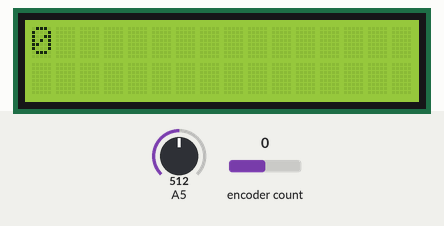
A sketch run on a simulated Arduino Uno, built with avr-gcc and run on an emulated ATmega328P. On the bench: 16×2 character LCD. The test bench sets the inputs (shaded band); at power-on: A5 = 512, encoder count 0.

Above: at 1.2 s.
1.3 s: A5 set to 109
2.8 s: A5 set to 92
At 3.8 s:
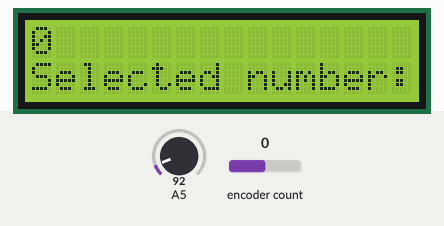
4.4 s: encoder count set to 1
At 4.9 s:
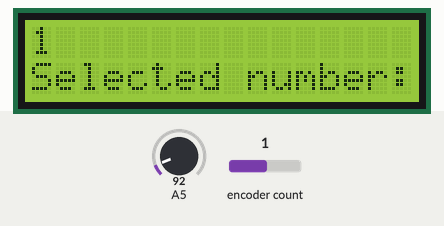
7.4 s: encoder count set to 2
At 8.3 s:
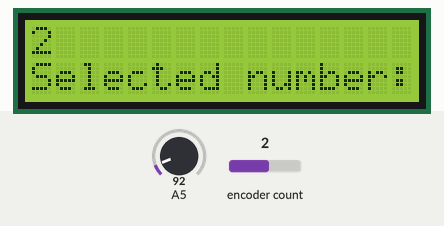
8.9 s: encoder count set to 3
At 9.4 s:
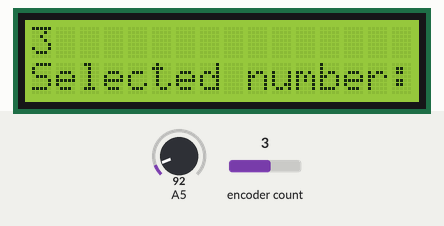
Timing chart, 0 to 11.9 s (numbered marks = the images above; inputs shaded):
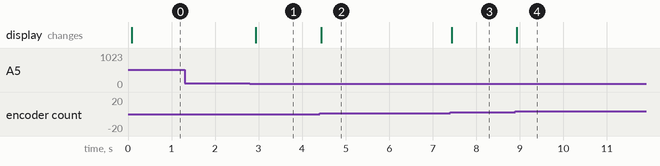

Measured:
- the behaviour switches between 100 and 99 on A5 (found by bisection; images 0 and 1)
- after the input at 1.3 s, every drawn part: stays the same
- after the input at 2.8 s, the display: changes after 0.14 s (image 1)
- after the input at 4.4 s, the display: changes at once (image 2)
- after the input at 7.4 s, the display: changes at once (image 3)
- after the input at 8.9 s, the display: changes at once (image 4)

The sketch:

24-MeasuringRotaryEncoder.ino
```cpp
//LCD screen library is included.
#include "LiquidTWI2.h"
//RotaryEncoder library is included.
#include "RotaryEncoder.h"
//Communication library is included.
#include <SoftwareSerial.h>
//LCD screen is created with the variable name 'lcd'.
LiquidTWI2 lcd(0x20);
//RotaryEncoder is created with the variable name 'tinyEncoder', connected to pins 6 and 7.
RotaryEncoder tinyEncoder(6, 7);

void setup() {
  //LCD screen initialization commands
  lcd.setMCPType(LTI_TYPE_MCP23008);
  lcd.begin(16, 2);
  lcd.setBacklight(HIGH);
  //Button definition
  pinMode(A5, INPUT);
}

void _loop() {
}

void loop() {
  lcd.setCursor(0, 0);
  lcd.print("                ");
  lcd.setCursor(0, 0);
  //Getting the position of the tinyEncoder.
  lcd.print(tinyEncoder.getPosition());
  //If the button is pressed, the selected number will be displayed on the screen.
  if ((analogRead(A5) > 80) && (analogRead(A5) < 100)) {
    lcd.setCursor(0, 1);
    lcd.print("                ");
    lcd.setCursor(0, 1);
    lcd.print(String("Selected number:") + String(tinyEncoder.getPosition()));
  }
  delay(100);
  //Constantly checking the rotation of the tinyEncoder.
  tinyEncoder.tick();
}
```
